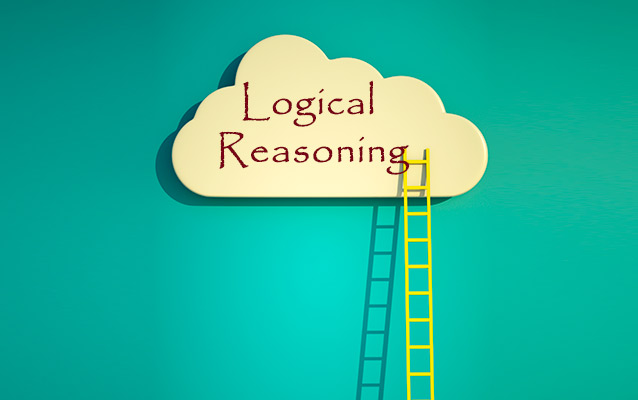
#> input picture Lab3/images/paper.jpeg, 638 x 400 px
$ python 6.py
#> lines starting #> are read from the running program, lines starting #| are printed output that depends on the picture; after the words box and inside, x2 and y2 are one past the last pixel; in counts of white or black regions, pixels touching at a corner belong together
import cv2 as cv
import numpy as np
from matplotlib import pyplot as plt

img1 = cv.imread('images/paper.jpeg')
#> img1 is the input picture: shape (400, 638, 3); mean B, G, R 155.6, 179.8, 38.2
img2gray = cv.cvtColor(img1,cv.COLOR_BGR2GRAY)
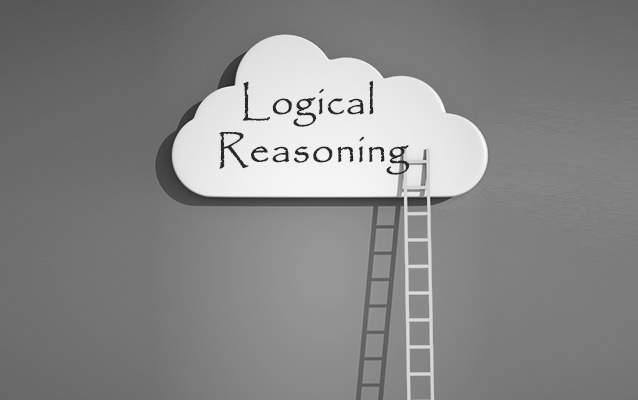
#> img2gray: shape (400, 638); min 20, max 252, mean 134.7
ret , mask = cv.threshold(img2gray,190,255,cv.THRESH_BINARY)
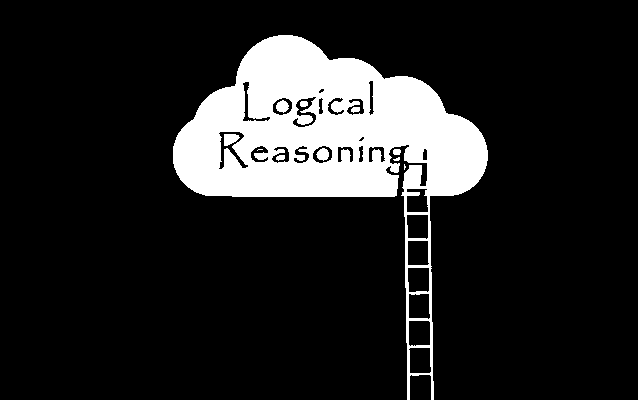
#> mask: shape (400, 638); 13.9% white; 11 white regions (3 under 20 px), largest, box (x1, y1, x2, y2) and area: (173, 35, 488, 400) 34967, (224, 134, 240, 146) 140, (316, 148, 329, 161) 120
img_inv = cv.bitwise_not(img1)
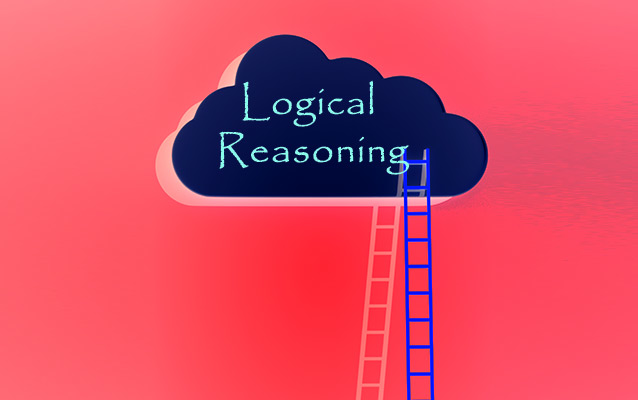
#> img_inv: shape (400, 638, 3); mean B, G, R 99.4, 75.2, 216.8
img2_fg = cv.bitwise_or(img1,img1,mask = mask)
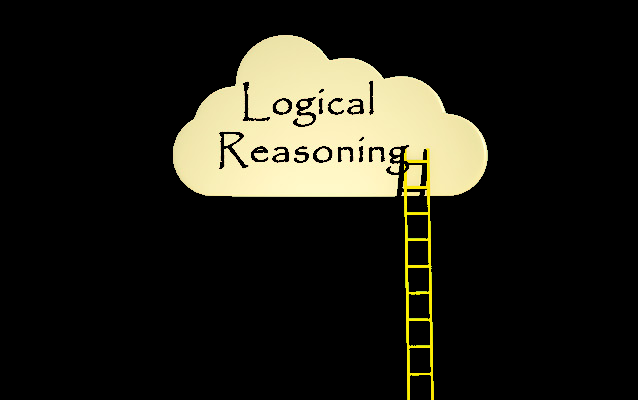
#> img2_fg: shape (400, 638, 3); mean B, G, R 23.9, 32.9, 34.3
img1 = cv.cvtColor(img1,cv.COLOR_BGR2RGB)
img2_fg = cv.cvtColor(img2_fg,cv.COLOR_BGR2RGB)
mask = cv.cvtColor(mask,cv.COLOR_BGR2RGB)
img_inv = cv.cvtColor(img_inv,cv.COLOR_BGR2RGB)

fig , axs = plt.subplots(1,4,figsize = (10,4))

axs[0].imshow(img1)
axs[0].set_title('Image1')
axs[1].imshow(mask)
axs[1].set_title('Mask - Binary Image')
axs[2].imshow(img2_fg)
axs[2].set_title('or Image')
axs[3].imshow(img_inv)
axs[3].set_title('not Image')

for ax in axs:
    ax.set_xticks([])
    ax.set_yticks([])
plt.tight_layout()
plt.show()

$ run again, with Lab3/images/children.jpeg copied over Lab3/images/paper.jpeg
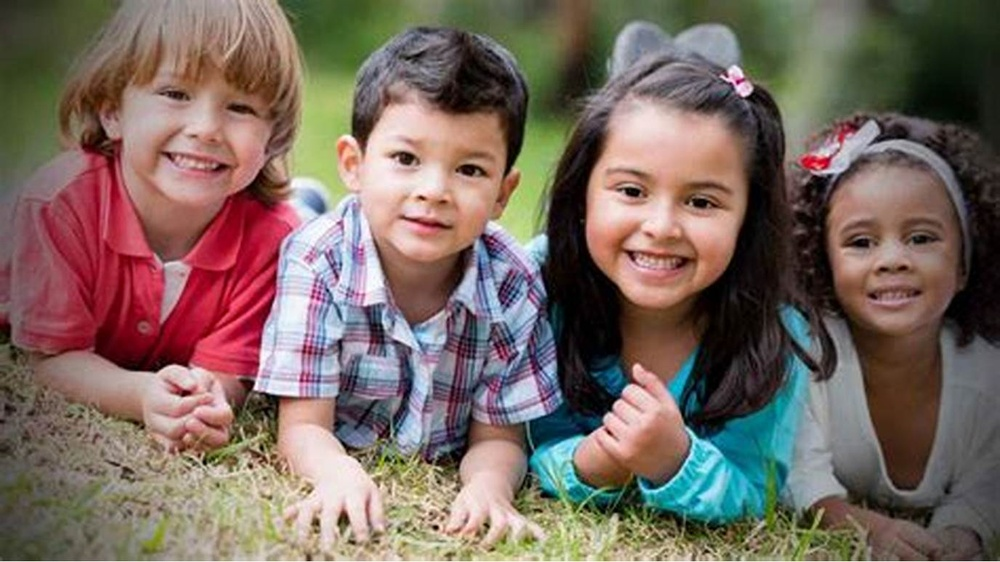
#> input picture Lab3/images/children.jpeg, 1000 x 562 px, shrunk from 1376 x 774 before the run
#> img1 is the input picture: shape (562, 1000, 3); mean B, G, R 96.2, 104.5, 121.5
#> `ret , mask = cv.threshold(img2gray,190,255,cv.THRESH_BINARY)`:
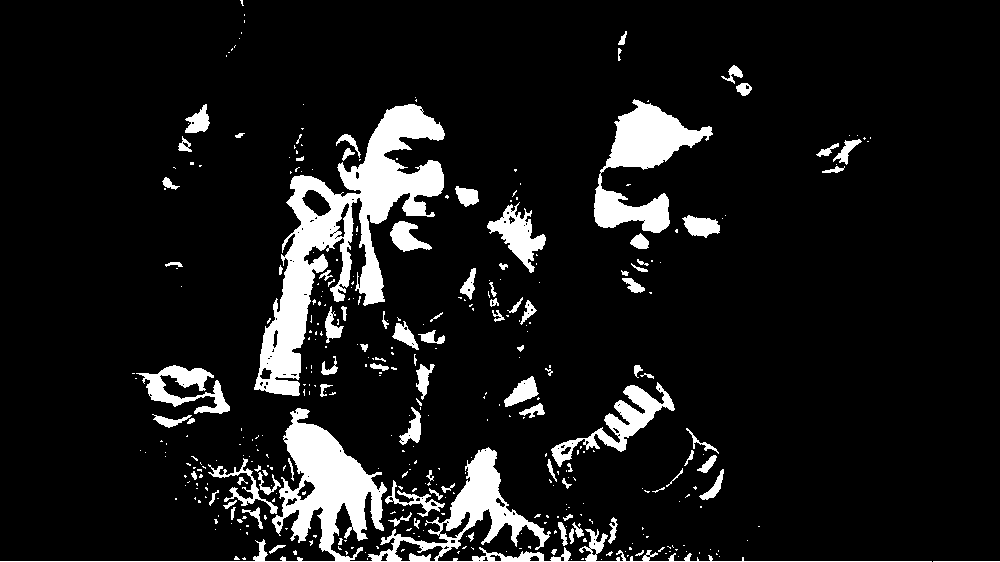
#> mask: shape (562, 1000); 10% white; 391 white regions (293 under 20 px), largest, box (x1, y1, x2, y2) and area: (254, 104, 445, 396) 16520, (0, 408, 932, 562) 14829, (594, 99, 713, 233) 6223
#> `img2_fg = cv.bitwise_or(img1,img1,mask = mask)`:
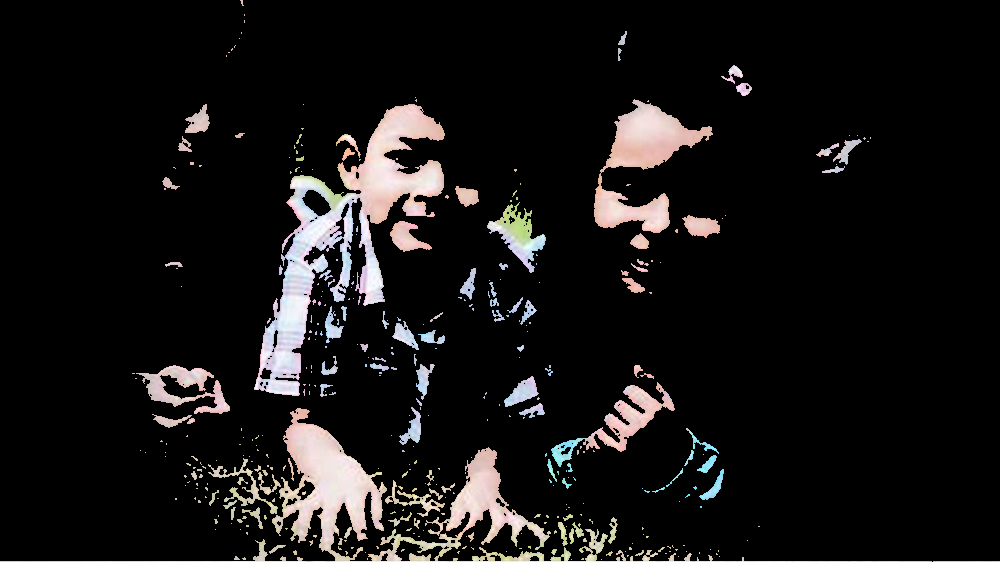
#> img2_fg: shape (562, 1000, 3); mean B, G, R 20.3, 20.7, 22.2
